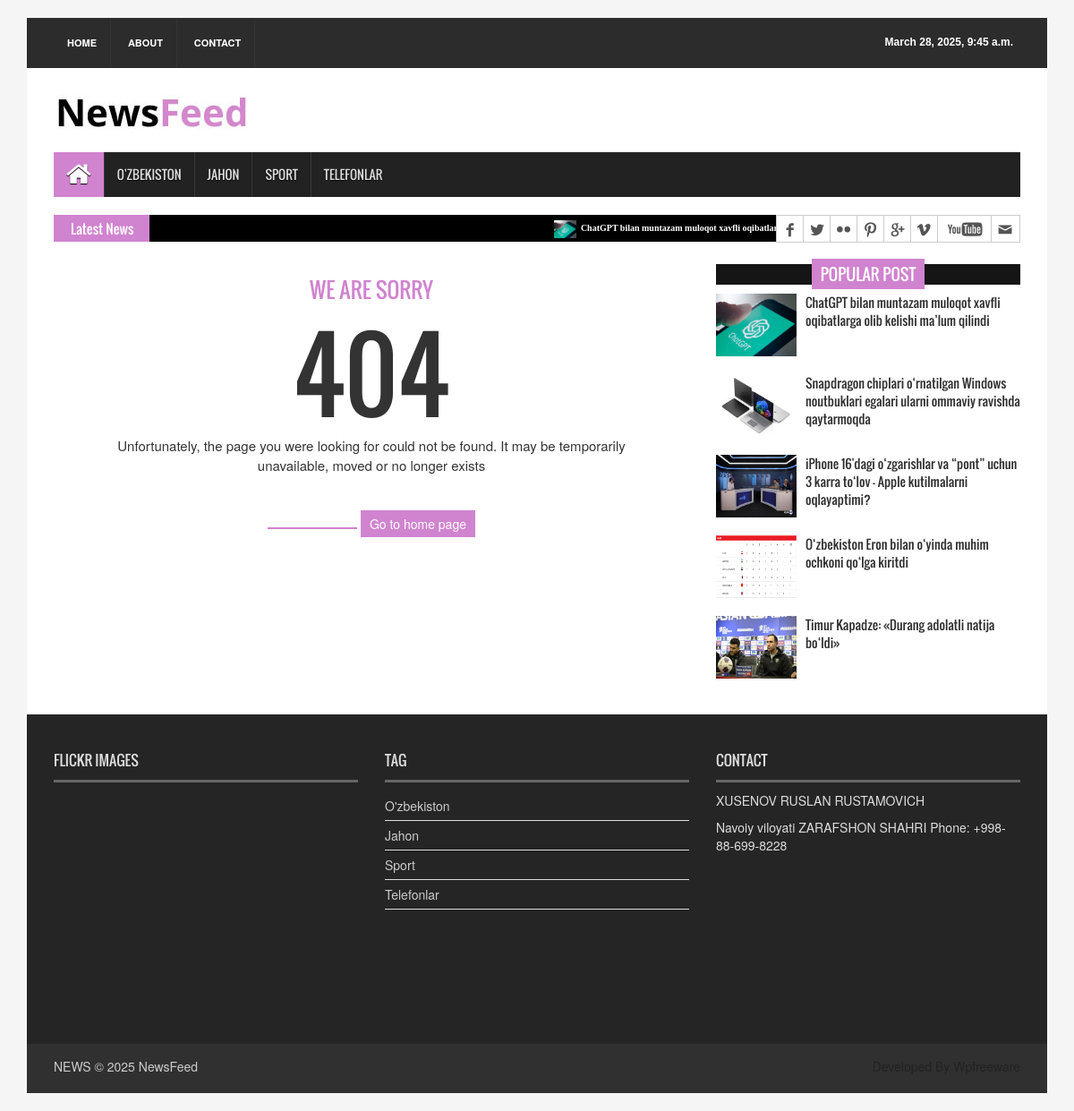
The page /about/ on the database its author committed.
### news24/models.py (models this page shows, shortened)
class Category(models.Model):
    name = models.CharField(max_length=100)
    is_active = models.BooleanField()

class News(models.Model):
    title = models.CharField(max_length=200)
    short_desc = models.CharField(max_length=200)
    description = models.TextField()
    date = models.DateTimeField(auto_now_add=True)
    views = models.PositiveIntegerField()
    image = models.ImageField(upload_to='media/')
    category = models.ForeignKey(Category, on_delete=models.CASCADE)

### news24/views.py (the view)
# urls.py: path('about/', about, name='about'),
def about(request):
    news = News.objects.all().order_by('-date')
    news_lasts = News.objects.all().order_by('-date')
    context = {
        'ctg': get_category(),
        'news': news,
        'news_lasts': news_lasts[:5],
        'date': get_date(),
    }
    return render(request, '404.html', context)

### news24/views.py (called while the page is built)
def get_date():
    return datetime.datetime.today()

def get_category():
    return Category.objects.all()

### templates/404.html (shortened to what this page needs)
<!DOCTYPE html>
<html>
{% load static %}
<head>
<link rel="stylesheet" type="text/css" href="{% static 'assets/css/bootstrap.min.css' %}">
<link rel="stylesheet" type="text/css" href="{% static 'assets/css/font-awesome.min.css' %}">
<link rel="stylesheet" type="text/css" href="{% static 'assets/css/animate.css' %}">
<link rel="stylesheet" type="text/css" href="{% static 'assets/css/font.css' %}">
<link rel="stylesheet" type="text/css" href="{% static 'assets/css/li-scroller.css' %}">
<link rel="stylesheet" type="text/css" href="{% static 'assets/css/slick.css' %}">
<link rel="stylesheet" type="text/css" href="{% static 'assets/css/jquery.fancybox.css' %}">
<link rel="stylesheet" type="text/css" href="{% static 'assets/css/theme.css' %}">
<link rel="stylesheet" type="text/css" href="{% static 'assets/css/style.css' %}">
</head>
<body>
<div class="container">
  <header id="header">
    <div class="row">
      <div class="col-lg-12 col-md-12 col-sm-12">
        <div class="header_top">
          <div class="header_top_left">
            <ul class="top_nav">
              <li><a href="{% url 'index' %}">Home</a></li>
              <li><a href="{% url 'about' %}">About</a></li>
              <li><a href="{% url 'contact' %}">Contact</a></li>
            </ul>
          </div>
          <div class="header_top_right">
            <p>{{ date }}</p>
          </div>
        </div>
      </div>
      <div class="col-lg-12 col-md-12 col-sm-12">
        <div class="header_bottom">
          <div class="logo_area"><a href="{% url 'index' %}" class="logo"><img src="{% static 'images/logo.jpg' %}" alt=""></a></div>
        </div>
      </div>
    </div>
  </header>
  <section id="navArea">
    <nav class="navbar navbar-inverse" role="navigation">
      <div id="navbar" class="navbar-collapse collapse">
        <ul class="nav navbar-nav main_nav">
          <li class="active"><a href="{% url 'index' %}"><span class="fa fa-home desktop-home"></span><span class="mobile-show">Home</span></a></li>
          {% for ct in ctg %}
          {% if ct.is_active %}
            <li><a href="{% url 'ctg' ct.pk %}">{{ ct.name }}</a></li>
          {% endif %}
          {% endfor %}
        </ul>
      </div>
    </nav>
  </section>
  <section id="newsSection">
    <div class="row">
      <div class="col-lg-12 col-md-12">
        <div class="latest_newsarea"> <span>Latest News</span>
          <ul id="ticker01" class="news_sticker">
            {% for new in news %}
            {% if forloop.counter < 11 %}
              <li><a href="{% url 'detail' new.pk %}"><img src="{{ new.image.url }}" alt="">{{ new.title }}</a></li>
            {% endif %}
            {% endfor %}
          </ul>
          <div class="social_area">
            <ul class="social_nav">
                <li class="facebook"><a href="https://www.facebook.com" target="_blank"></a></li>
                <li class="twitter"><a href="https://www.twitter.com" target="_blank"></a></li>
                <li class="flickr"><a href="https://www.flickr.com" target="_blank"></a></li>
                <li class="pinterest"><a href="https://www.pinterest.com" target="_blank"></a></li>
                <li class="googleplus"><a href="https://plus.google.com" target="_blank"></a></li>
                <li class="vimeo"><a href="https://www.vimeo.com" target="_blank"></a></li>
                <li class="youtube"><a href="https://www.youtube.com" target="_blank"></a></li>
                <li class="mail"><a href="mailto:example@example.com"></a></li>
            </ul>
          </div>
        </div>
      </div>
    </div>
  </section>
  <section id="contentSection">
    <div class="row">
      <div class="col-lg-8 col-md-8 col-sm-8">
        <div class="left_content">
          <div class="error_page">
            <h3>We Are Sorry</h3>
            <h1>404</h1>
            <p>Unfortunately, the page you were looking for could not be found. It may be temporarily unavailable, moved or no longer exists</p>
            <span></span> <a href="{% url 'index' %}" class="wow fadeInLeftBig">Go to home page</a> </div>
        </div>
      </div>
      <div class="col-lg-4 col-md-4 col-sm-4">
        <aside class="right_content">
          <div class="single_sidebar">
            <h2><span>Popular Post</span></h2>
            <ul class="spost_nav">
              {% for new in news|slice:"0:5" %}
              <li>
                <div class="media wow fadeInDown"> <a href="{% url 'detail' new.pk %}" class="media-left"> <img alt="" src="{{ new.image.url }}"> </a>
                  <div class="media-body"> <a href="{% url 'detail' new.pk %}" class="catg_title">{{ new.title }}</a> </div>
                </div>
              </li>
              {% endfor %}
            </ul>
          </div>
        </aside>
      </div>
    </div>
  </section>
   <footer id="footer">
    <div class="footer_top">
      <div class="row">
        <div class="col-lg-4 col-md-4 col-sm-4">
          <div class="footer_widget wow fadeInLeftBig">
            <h2>Flickr Images</h2>
          </div>
        </div>
        <div class="col-lg-4 col-md-4 col-sm-4">
          <div class="footer_widget wow fadeInDown">
            <h2>Tag</h2>
            <ul class="tag_nav">
          {% for ct in ctg %}
          {% if ct.is_active %}
            <li><a href="{% url 'ctg' ct.pk %}">{{ ct.name }}</a></li>
          {% endif %}
          {% endfor %}
            </ul>
          </div>
        </div>
        <div class="col-lg-4 col-md-4 col-sm-4">
          <div class="footer_widget wow fadeInRightBig">
            <h2>Contact</h2>
            <p>XUSENOV RUSLAN RUSTAMOVICH</p>
            <address>
            Navoiy viloyati ZARAFSHON SHAHRI Phone: +998-88-699-8228
            </address>
          </div>
        </div>
      </div>
    </div>
    <div class="footer_bottom">
      <p class="copyright">NEWS &copy; 2025 <a href="#">NewsFeed</a></p>
      <p class="developer">Developed By Wpfreeware</p>
    </div>
  </footer>
</div>
</body>
</html>

### static/assets/css/li-scroller.css (style rules this page uses)
ul.newsticker { position:relative; left:750px; font:bold 10px Verdana; list-style-type:none; margin:0; padding:0 }
ul.newsticker li { float:left; margin:0; padding:0 }
ul.newsticker a { white-space:nowrap; padding:0; color:#fff; margin:0 50px 0 0 }
ul.newsticker a > img { height:20px; margin-right:5px; width:25px }

### static/assets/css/theme.css (style rules this page uses)
.navbar-inverse .navbar-nav > .active > a, .navbar-inverse .navbar-nav > .active > a:hover, .navbar-inverse .navbar-nav > .active > a:focus { background-color:#d083cf }
.latest_newsarea span { background:none repeat scroll 0 0 #d083cf }
.single_sidebar > h2 span { background:none repeat scroll 0 0 #d083cf }
.error_page > h3 { color:#d083cf }
.error_page > span { background:none repeat scroll 0 0 #d083cf }
.error_page > a { background-color:#d083cf }

### rows shown on the page
Category: name "O'ZBEKISTON", name "O'zbekiston"
Category: name "JAHON", name "Jahon"
Category: name "SPORT", name "Sport"
Category: name "TELEFONLAR", name "Telefonlar"
News: image (picture), title "ChatGPT bilan muntazam muloqot xavfli oqibatlarga olib kelishi ma’lum qilindi"
News: image (picture), title "Snapdragon chiplari o‘rnatilgan Windows noutbuklari egalari ularni ommaviy ravishda qaytarmoqda"
News: image (picture), title "iPhone 16'dagi o‘zgarishlar va “pont” uchun 3 karra to‘lov - Apple kutilmalarni oqlayaptimi?"
News: image (picture), title "O‘zbekiston Eron bilan o‘yinda muhim ochkoni qo‘lga kiritdi"
News: image (picture), title "Timur Kapadze: «Durang adolatli natija bo‘ldi»"

### other values the page prints
{{ date }} "March 28, 2025, 9:45 a.m."
